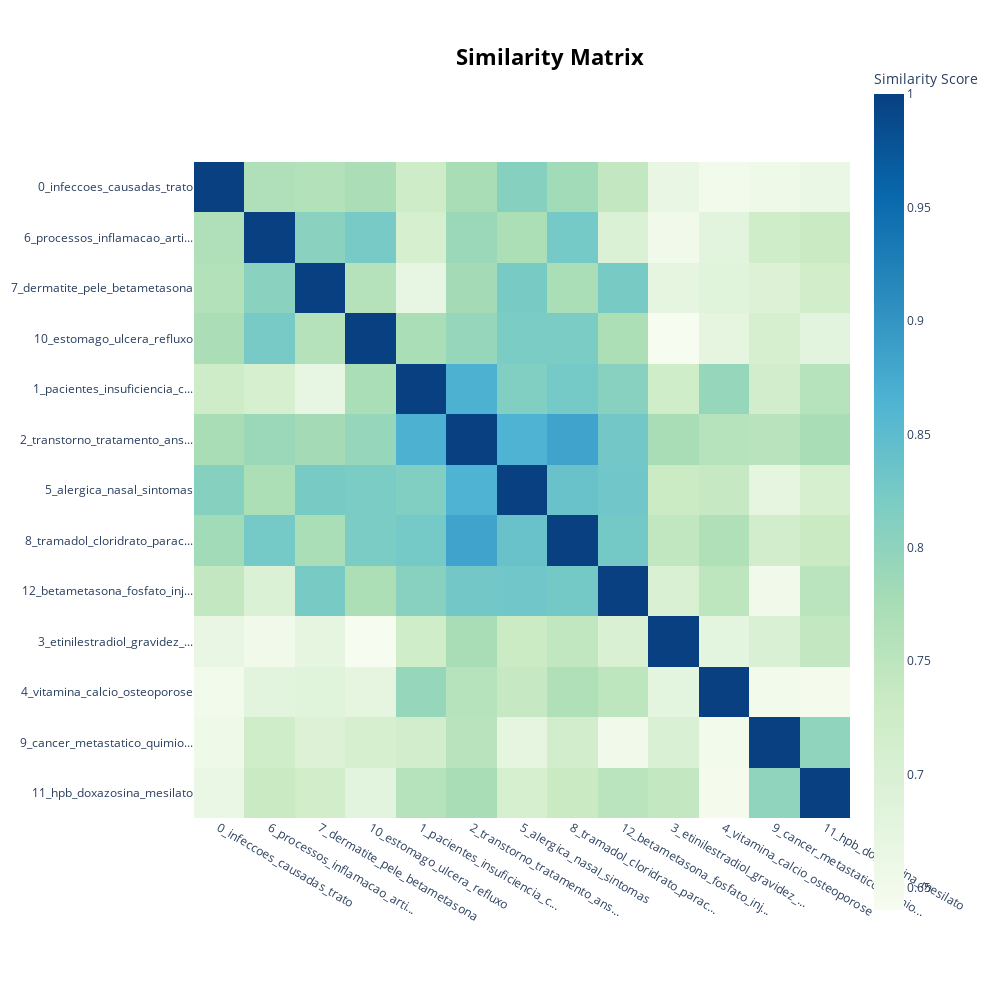

The cell this chart's notebook holds for it:
### Markdown cell above
## Visualize Topic Similarity
Having generated topic embeddings, through both c-TF-IDF and embeddings, we can create a similarity matrix by simply applying cosine similarities through those topic embeddings. The result will be a matrix indicating how similar certain topics are to each other.

### Code cell
topic_model.visualize_heatmap(n_clusters=5, width=1000, height=1000)

### Figure 1 — Plotly figure (JSON) as saved in the notebook; plotly's stock layout.template omitted (floating-point values rounded to 4 significant figures; data arrays with more than 128 entries replaced by an {"elided": "..."} marker saying what was removed)
{"data": [{"coloraxis": "coloraxis", "name": "0", "x": ["0_infeccoes_causadas_trato", "6_processos_inflamacao_arti...", "7_dermatite_pele_betametasona", "10_estomago_ulcera_refluxo", "1_pacientes_insuficiencia_c...", "2_transtorno_tratamento_ans...", "5_alergica_nasal_sintomas", "8_tramadol_cloridrato_parac...", "12_betametasona_fosfato_inj...", "3_etinilestradiol_gravidez_...", "4_vitamina_calcio_osteoporose", "9_cancer_metastatico_quimio...", "11_hpb_doxazosina_mesilato"], "y": ["0_infeccoes_causadas_trato", "6_processos_inflamacao_arti...", "7_dermatite_pele_betametasona", "10_estomago_ulcera_refluxo", "1_pacientes_insuficiencia_c...", "2_transtorno_tratamento_ans...", "5_alergica_nasal_sintomas", "8_tramadol_cloridrato_parac...", "12_betametasona_fosfato_inj...", "3_etinilestradiol_gravidez_...", "4_vitamina_calcio_osteoporose", "9_cancer_metastatico_quimio...", "11_hpb_doxazosina_mesilato"], "z": {"elided": "13x13 float values"}, "type": "heatmap", "xaxis": "x", "yaxis": "y", "hovertemplate": "x: %{x}<br>y: %{y}<br>Similarity Score: %{z}<extra></extra>"}], "layout": {"xaxis": {"anchor": "y", "domain": [0.0, 1.0], "scaleanchor": "y", "constrain": "domain"}, "yaxis": {"anchor": "x", "domain": [0.0, 1.0], "autorange": "reversed", "constrain": "domain"}, "coloraxis": {"colorbar": {"title": {"text": "Similarity Score"}}, "colorscale": [[0.0, "rgb(247,252,240)"], [0.125, "rgb(224,243,219)"], [0.25, "rgb(204,235,197)"], [0.375, "rgb(168,221,181)"], [0.5, "rgb(123,204,196)"], [0.625, "rgb(78,179,211)"], [0.75, "rgb(43,140,190)"], [0.875, "rgb(8,104,172)"], [1.0, "rgb(8,64,129)"]]}, "margin": {"t": 60}, "title": {"font": {"size": 22, "color": "Black"}, "text": "<b>Similarity Matrix</b>", "y": 0.95, "x": 0.55, "xanchor": "center", "yanchor": "top"}, "hoverlabel": {"font": {"size": 16, "family": "Rockwell"}, "bgcolor": "white"}, "width": 1000, "height": 1000, "showlegend": true, "legend": {"title": {"text": "Trend"}}}}
